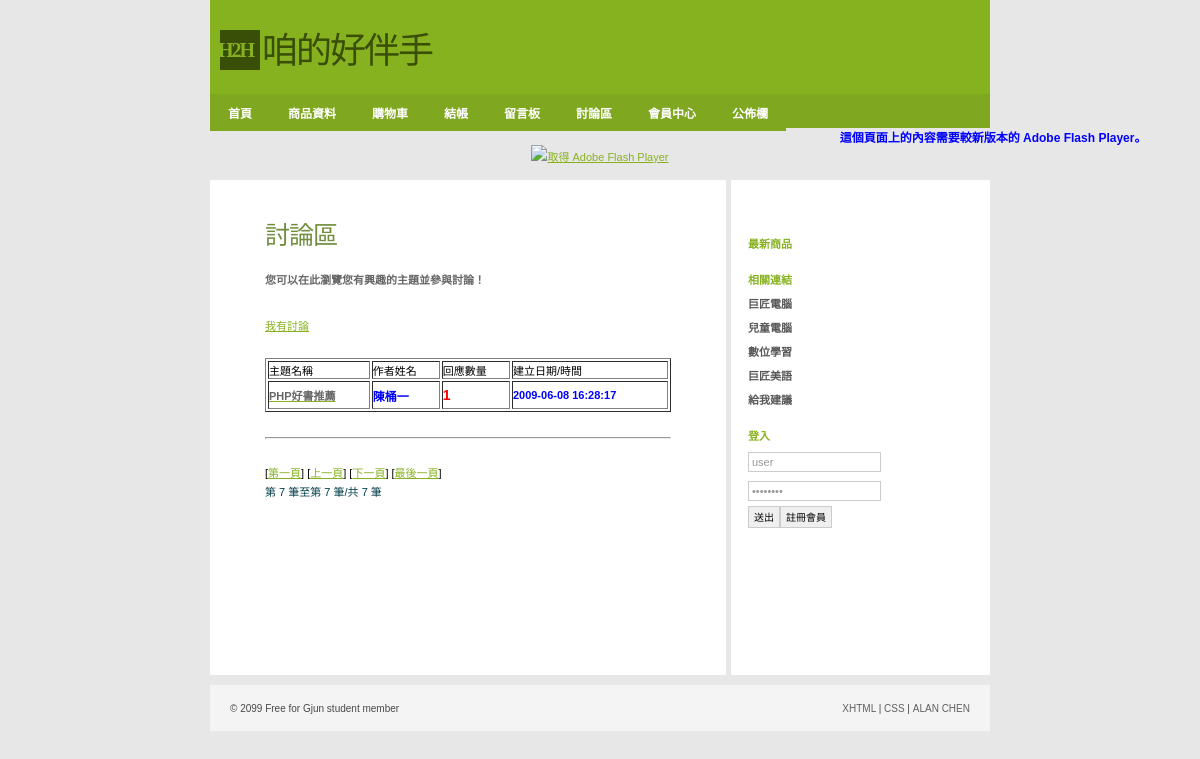
The page /php_incomplete/Shop/titleView.php?pageNum_Recordset1=2 on the database its author committed.
### tables this page shows
CREATE TABLE `titles` (
  `titleid` int(11) NOT NULL COMMENT '討論主題編號',
  `email` varchar(100) DEFAULT NULL COMMENT '電子郵件',
  `name` varchar(50) NOT NULL COMMENT '作者姓名',
  `subject` varchar(255) NOT NULL COMMENT '討論主題',
  `memo` text NOT NULL COMMENT '討論內容',
  `createDate` datetime DEFAULT NULL COMMENT '主題討論發起日',
  `lastNewsDate` datetime DEFAULT NULL COMMENT '主題最後討論日',
  `count` int(11) DEFAULT '0' COMMENT '參與討論數量'
);

### php_incomplete/Shop/titleView.php (the view, shortened to what this page needs)
<?php require_once('../Connections/shop.php'); ?>
<?php
$maxRows_Recordset1 = 3;
$pageNum_Recordset1 = 0;
if (isset($_GET['pageNum_Recordset1'])) {
  $pageNum_Recordset1 = $_GET['pageNum_Recordset1'];
}
$startRow_Recordset1 = $pageNum_Recordset1 * $maxRows_Recordset1;
$query_Recordset1 = "SELECT * FROM titles ORDER BY createDate DESC";
$query_limit_Recordset1 = sprintf("%s LIMIT %d, %d", $query_Recordset1, $startRow_Recordset1, $maxRows_Recordset1);
$Recordset1 = mysql_query($query_limit_Recordset1, $shop) or die(mysql_error());
$row_Recordset1 = mysql_fetch_assoc($Recordset1);
if (isset($_GET['totalRows_Recordset1'])) {
  $totalRows_Recordset1 = $_GET['totalRows_Recordset1'];
} else {
  $all_Recordset1 = mysql_query($query_Recordset1);
  $totalRows_Recordset1 = mysql_num_rows($all_Recordset1);
}
$totalPages_Recordset1 = ceil($totalRows_Recordset1/$maxRows_Recordset1)-1;
?>
<!DOCTYPE html PUBLIC "-//W3C//DTD XHTML 1.0 Strict//EN"
"http://www.w3.org/TR/xhtml1/DTD/xhtml1-strict.dtd">
<html xmlns="http://www.w3.org/1999/xhtml">
<head>
<link rel="stylesheet" href="../css/styles.css" media="all" type="text/css" />
</head>
<body>
  <div id="header">
      <div class="subContainer">
            <div id="logo">
            <div id="box">H2H</div>
            <p>咱的好伴手</p>
            </div>
    </div>
</div>
<div id="navigation">
	<ul id="sddm">
        <li><a href="index.php">首頁</a></li>
        <li><a href="product.php">商品資料</a></li>
        <li><a href="cart.php">購物車</a></li>
        <li><a href="checkOut.php">結帳</a></li>
        <li><a href="guestBook.php">留言板</a></li>
        <li><a href="titleView.php">討論區</a></li>
	    <li><a href="#"
        onmouseover="mopen('m1')"
        onmouseout="mclosetime()">會員中心</a>
    	</li>
	    <li><a href="#"
        onmouseover="mopen('m2')"
        onmouseout="mclosetime()">公佈欄</a>
    	</li>
		</ul>
</div>
<object id="FlashID" classid="clsid:D27CDB6E-AE6D-11cf-96B8-444553540000" width="780" height="120">
    <object type="application/x-shockwave-flash" data="../Scripts/pic.swf" width="780" height="120">
      <div>
        <h4>這個頁面上的內容需要較新版本的 Adobe Flash Player。</h4>
        <p><a href="http://www.adobe.com/go/getflashplayer"><img src="http://www.adobe.com/images/shared/download_buttons/get_flash_player.gif" alt="取得 Adobe Flash Player" width="112" height="33" /></a></p>
      </div>
    </object>
  </object>
<div id="container">
  <div id="primaryContent">
    <h2>討論區</h2>
    <h3>您可以在此瀏覽您有興趣的主題並參與討論！</h3>
    <p>&nbsp;</p>
    <a href="createTitle.php">我有討論</a>
    <p>&nbsp;</p>
    <table border="1" width="100%">
    <tr>
    <td>主題名稱</td>
    <td>作者姓名</td>
    <td>回應數量</td>
    <td>建立日期/時間</td>
    </tr>
    <?php do { ?>
  <tr>
    <td><a href="detailsView.php?titleid=<?php echo $row_Recordset1['titleid']; ?>"><h3><?php echo $row_Recordset1['subject']; ?></h3></a></td>
    <td><h4><?php echo $row_Recordset1['name']; ?></h4></td>
    <td><h5><?php echo $row_Recordset1['count']; ?></h5></td>
    <td><h6><?php echo $row_Recordset1['createDate']; ?></h6></td>
  </tr>
  <?php } while ($row_Recordset1 = mysql_fetch_assoc($Recordset1)); ?>
    </table>
    <p>&nbsp;</p>
    <hr>
    <p>&nbsp;</p>
        [<a href="<?php printf("%s?pageNum_Recordset1=%d%s", $currentPage, 0, $queryString_Recordset1); ?>">第一頁</a>]
        [<a href="<?php printf("%s?pageNum_Recordset1=%d%s", $currentPage, max(0, $pageNum_Recordset1 - 1), $queryString_Recordset1); ?>">上一頁</a>]
        [<a href="<?php printf("%s?pageNum_Recordset1=%d%s", $currentPage, min($totalPages_Recordset1, $pageNum_Recordset1 + 1), $queryString_Recordset1); ?>">下一頁</a>]
        [<a href="<?php printf("%s?pageNum_Recordset1=%d%s", $currentPage, $totalPages_Recordset1, $queryString_Recordset1); ?>">最後一頁</a>]
        <p>第 <?php echo ($startRow_Recordset1 + 1) ?> 筆至第 <?php echo min($startRow_Recordset1 + $maxRows_Recordset1, $totalRows_Recordset1) ?> 筆/共 <?php echo $totalRows_Recordset1 ?>  筆</p>
    <p>&nbsp;</p>
    <p>&nbsp;</p>
    <p>&nbsp;</p>
    <p>&nbsp;</p>
    <p>&nbsp;</p>
    <p>&nbsp;</p>
  </div>
  <div id="secondaryContent">
    <p>&nbsp;</p>
    <h3>最新商品</h3>
    <h3>相關連結</h3>
    <ul class="links">
      <li><a href="http://www.pcschool.com.tw/">巨匠電腦</a></li>
      <li><a href="http://kid.pcschool.com.tw/">兒童電腦</a></li>
      <li><a href="http://www.soeasyedu.com.tw/">數位學習</a></li>
      <li><a href="http://www.soeasyedu.com.tw/">巨匠美語</a></li>
      <li><a href="http://www.off.com.tw/weiblog">給我建議</a>
    </ul>
    <h3>登入</h3>
    <form action="" method="post">
      <p>
        <input value="user" name="user" />
      </p>
      <p>
        <input name="password" type="password" value="password" />
      </p>
        <button type="submit">送出</button><button>註冊會員</button>
    </form>
  </div>
        <br class="clear" />
</div>
    <div id="footer">
        <ul>
            <li id="copyright">&copy; 2099 Free for Gjun student member</li>
            <li id="links">
                <ul>
                    <li><a href="#">XHTML</a> |</li>
                    <li><a href="#">CSS</a> |</li>
                    <li><a href="http://gjun.tw">ALAN CHEN</a></li>
                </ul>
            </li>
        </ul>
    </div>
</body>
</html>

### php_incomplete/css/styles.css (style rules this page uses)
* { margin:0; padding:0; font-family:Verdana, Arial, Helvetica, sans-serif; }
body, html { margin:0; padding:0; background:#e7e7e7; text-align:center; margin-bottom:10px; }
h2 { font-family:'Georgia'; font-size:25px; letter-spacing:-1px; margin-top:15px; margin-bottom:20px; font-weight:normal; color:#718e3e; }
h3 { font-size:11px; font-weight:bold; color:#666; margin:5px 0; }
h4 { font-size:12px; color:#00F; }
h5 { font-size:14px; color:#F00; }
h6 { color:#00F; font-size:11px; line-height:25px; }
p { color:#043f4a; font-size:11px; line-height:25px; }
a { color:#87B220; text-decoration:underline; }
#container { width:780px; margin:10px auto; padding:0; background:#fff; text-align:left; }
#logo { margin:0; padding:0px; }
#logo #box { float:left; clear:none; height:40px; width:40px; margin:0 0 0 10px; padding:0px; background:#394E06; color:#87B220; font-family:Georgia, "Times New Roman", Times, serif; font-weight:bold; font-size:20px; line-height:40px; letter-spacing:-2px; text-indent:-2px; }
#logo p { float:left; clear:none; height:40px; width:260px; margin:0; padding:0; color:#394E06; font-family:Georgia, "Times New Roman", Times, serif; font-weight:normal; font-size:36px; text-indent:2px; line-height:43px; letter-spacing:-2px; font-style: normal; }
.subContainer, #navigation ul { width:780px; margin:0 auto; }
#header { text-align:left; margin:0 auto; padding:30px 0 0 0px; height:64px; background:#87b220; width: 780px; }
#navigation { margin:0 auto; padding:0; background:#7fa71f; height:34px; width: 780px; list-style:none; }
#navigation li { float:left; clear:none; list-style:none; }
#navigation li a { color:#fff; display:block; font-size:12px; text-decoration:none; font-weight:bold; padding:10px 18px; }
input { background-color: #FFF; color: #999999; border: 1px solid #CCC; font-size: 11px; padding: 3px; width:125px; }
button { background-color:#EFEFEF; line-height:13px; color: #000; border: 1px solid #CCC; font-size: 10px; height:22px; margin: 0; padding: 0 5px; }
form p { padding:2px 0; }
img { border:0; }
#primaryContent { width:406px; padding:20px 55px; border-right:5px solid #e7e7e7; font-size:11px; float:left; clear:none; }
#secondaryContent { width:228px; padding:10px 14px; font-size:11px; float:right; clear:none; }
#secondaryContent h3 { color:#87b220; margin-top:20px; }
#secondaryContent ul { list-style:none; }
#secondaryContent li { list-style:none; padding-left:20px; margin:8px 0; background:url('../images/tiny_bullet.png') left bottom no-repeat; }
#secondaryContent li a { color:#575757; font-weight:bold; text-decoration:none; }
#secondaryContent .links li { padding-left:0px; margin:8px 0; background:none; }
#footer { margin:0 auto; margin-bottom:10px; height:10px; padding:18px 20px; clear:both; width:740px; text-align:left; font-size:10px; color:#484848; background:#f4f4f4; }
#footer ul { list-style:none; }
#footer li { list-style:none; display:inline; }
#footer #copyright { float:left; clear:none; }
#footer #links { float:right; clear:none; }
#footer a { color:#606060; text-decoration:none; }
#sddm { margin:0 auto; padding:0; background:#7fa71f; height:34px; width: 780px; list-style:none; }
#sddm li { float:left; clear:none; list-style:none; }
#sddm li a { color:#fff; background:#7fa71f; display:block; font-size:12px; text-decoration:none; font-weight:bold; padding:10px 18px; }
#sddm a { background:url('../images/nav_bg.gif'); }

### rows shown on the page
titles: subject "PHP好書推薦", name "陳桶一", count "1", createDate "2009-06-08 16:28:17"

### other values the page prints
$startRow_Recordset1 + 1 "7"
min($startRow_Recordset1 + $maxRows_Recordset1, $totalRows_Recordset1) "7"
$totalRows_Recordset1 "7"
